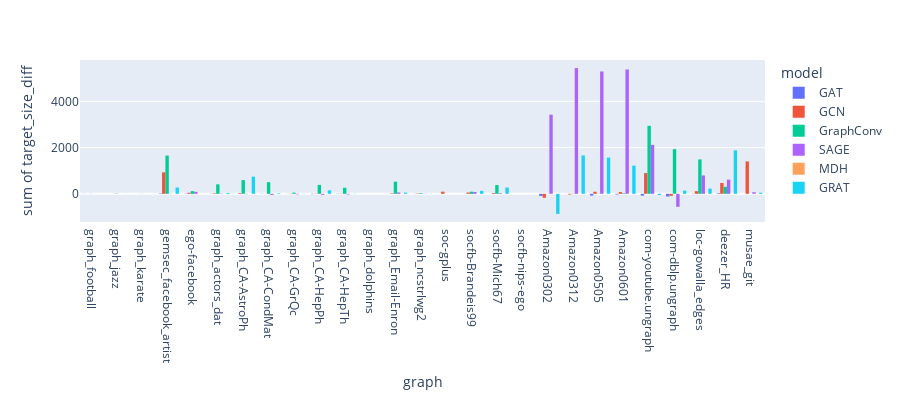

Here is the notebook cell this chart was saved with:
### Code cell
fig = px.histogram(Full, x="graph", y="target_size_diff",
             color='model', barmode='group',
             height=400)
fig.show()

### Figure 1 — Plotly figure (JSON) as saved in the notebook; plotly's stock layout.template omitted (floating-point values rounded to 4 significant figures)
{"data": [{"alignmentgroup": "True", "bingroup": "x", "histfunc": "sum", "hovertemplate": "model=GAT<br>graph=%{x}<br>sum of target_size_diff=%{y}<extra></extra>", "legendgroup": "GAT", "marker": {"color": "#636efa"}, "name": "GAT", "offsetgroup": "GAT", "orientation": "v", "showlegend": true, "type": "histogram", "x": ["graph_football", "graph_jazz", "graph_karate", "gemsec_facebook_artist", "ego-facebook", "graph_actors_dat", "graph_CA-AstroPh", "graph_CA-CondMat", "graph_CA-GrQc", "graph_CA-HepPh", "graph_CA-HepTh", "graph_dolphins", "graph_Email-Enron", "graph_ncstrlwg2", "soc-gplus", "socfb-Brandeis99", "socfb-Mich67", "socfb-nips-ego", "Amazon0302", "Amazon0312", "Amazon0505", "Amazon0601", "com-youtube.ungraph", "com-dblp.ungraph", "loc-gowalla_edges", "deezer_HR", "musae_git"], "xaxis": "x", "y": [5, 0, 0, 18, 8, 7, 1, -8, -5, -15, -8, 0, -1, 6, 0, -3, 1, 0, -90, -3, -75, -30, -77, -115, -11, 26, 1], "yaxis": "y"}, {"alignmentgroup": "True", "bingroup": "x", "histfunc": "sum", "hovertemplate": "model=GCN<br>graph=%{x}<br>sum of target_size_diff=%{y}<extra></extra>", "legendgroup": "GCN", "marker": {"color": "#EF553B"}, "name": "GCN", "offsetgroup": "GCN", "orientation": "v", "showlegend": true, "type": "histogram", "x": ["graph_football", "graph_jazz", "graph_karate", "gemsec_facebook_artist", "ego-facebook", "graph_actors_dat", "graph_CA-AstroPh", "graph_CA-CondMat", "graph_CA-GrQc", "graph_CA-HepPh", "graph_CA-HepTh", "graph_dolphins", "graph_Email-Enron", "graph_ncstrlwg2", "soc-gplus", "socfb-Brandeis99", "socfb-Mich67", "socfb-nips-ego", "Amazon0302", "Amazon0312", "Amazon0505", "Amazon0601", "com-youtube.ungraph", "com-dblp.ungraph", "loc-gowalla_edges", "deezer_HR", "musae_git"], "xaxis": "x", "y": [-1, 2, 2, 928, 47, 23, 28, -4, -11, -8, 9, 1, 21, 15, 93, 57, 36, 0, -171, -31, 89, 74, 897, -89, 114, 470, 1403], "yaxis": "y"}, {"alignmentgroup": "True", "bingroup": "x", "histfunc": "sum", "hovertemplate": "model=GraphConv<br>graph=%{x}<br>sum of target_size_diff=%{y}<extra></extra>", "legendgroup": "GraphConv", "marker": {"color": "#00cc96"}, "name": "GraphConv", "offsetgroup": "GraphConv", "orientation": "v", "showlegend": true, "type": "histogram", "x": ["graph_football", "graph_jazz", "graph_karate", "gemsec_facebook_artist", "ego-facebook", "graph_actors_dat", "graph_CA-AstroPh", "graph_CA-CondMat", "graph_CA-GrQc", "graph_CA-HepPh", "graph_CA-HepTh", "graph_dolphins", "graph_Email-Enron", "graph_ncstrlwg2", "soc-gplus", "socfb-Brandeis99", "socfb-Mich67", "socfb-nips-ego", "Amazon0302", "Amazon0312", "Amazon0505", "Amazon0601", "com-youtube.ungraph", "com-dblp.ungraph", "loc-gowalla_edges", "deezer_HR", "musae_git"], "xaxis": "x", "y": [6, 13, 5, 1654, 116, 410, 594, 503, 51, 386, 262, 0, 526, 29, 0, 93, 379, 0, 4, 10, 10, 25, 2943, 1932, 1490, 303, 0], "yaxis": "y"}, {"alignmentgroup": "True", "bingroup": "x", "histfunc": "sum", "hovertemplate": "model=SAGE<br>graph=%{x}<br>sum of target_size_diff=%{y}<extra></extra>", "legendgroup": "SAGE", "marker": {"color": "#ab63fa"}, "name": "SAGE", "offsetgroup": "SAGE", "orientation": "v", "showlegend": true, "type": "histogram", "x": ["graph_football", "graph_jazz", "graph_karate", "gemsec_facebook_artist", "ego-facebook", "graph_actors_dat", "graph_CA-AstroPh", "graph_CA-CondMat", "graph_CA-GrQc", "graph_CA-HepPh", "graph_CA-HepTh", "graph_dolphins", "graph_Email-Enron", "graph_ncstrlwg2", "soc-gplus", "socfb-Brandeis99", "socfb-Mich67", "socfb-nips-ego", "Amazon0302", "Amazon0312", "Amazon0505", "Amazon0601", "com-youtube.ungraph", "com-dblp.ungraph", "loc-gowalla_edges", "deezer_HR", "musae_git"], "xaxis": "x", "y": [0, 0, 0, -10, 84, 15, -13, -49, -22, -43, -28, 0, 58, -9, 0, 78, 29, 0, 3426, 5443, 5297, 5384, 2117, -564, 795, 612, 69], "yaxis": "y"}, {"alignmentgroup": "True", "bingroup": "x", "histfunc": "sum", "hovertemplate": "model=MDH<br>graph=%{x}<br>sum of target_size_diff=%{y}<extra></extra>", "legendgroup": "MDH", "marker": {"color": "#FFA15A"}, "name": "MDH", "offsetgroup": "MDH", "orientation": "v", "showlegend": true, "type": "histogram", "x": ["graph_football", "graph_jazz", "graph_karate", "gemsec_facebook_artist", "ego-facebook", "graph_actors_dat", "graph_CA-AstroPh", "graph_CA-CondMat", "graph_CA-GrQc", "graph_CA-HepPh", "graph_CA-HepTh", "graph_dolphins", "graph_Email-Enron", "graph_ncstrlwg2", "soc-gplus", "socfb-Brandeis99", "socfb-Mich67", "socfb-nips-ego", "Amazon0302", "Amazon0312", "Amazon0505", "Amazon0601", "com-youtube.ungraph", "com-dblp.ungraph", "loc-gowalla_edges", "deezer_HR", "musae_git"], "xaxis": "x", "y": [0, 0, 0, 0, 0, 0, 0, 0, 0, 0, 0, 0, 0, 0, 0, 0, 0, 0, 0, 0, 0, 0, 0, 0, 0, 0, 0], "yaxis": "y"}, {"alignmentgroup": "True", "bingroup": "x", "histfunc": "sum", "hovertemplate": "model=GRAT<br>graph=%{x}<br>sum of target_size_diff=%{y}<extra></extra>", "legendgroup": "GRAT", "marker": {"color": "#19d3f3"}, "name": "GRAT", "offsetgroup": "GRAT", "orientation": "v", "showlegend": true, "type": "histogram", "x": ["graph_football", "graph_jazz", "graph_karate", "gemsec_facebook_artist", "ego-facebook", "graph_actors_dat", "graph_CA-AstroPh", "graph_CA-CondMat", "graph_CA-GrQc", "graph_CA-HepPh", "graph_CA-HepTh", "graph_dolphins", "graph_Email-Enron", "graph_ncstrlwg2", "soc-gplus", "socfb-Brandeis99", "socfb-Mich67", "socfb-nips-ego", "Amazon0302", "Amazon0312", "Amazon0505", "Amazon0601", "com-youtube.ungraph", "com-dblp.ungraph", "loc-gowalla_edges", "deezer_HR", "musae_git"], "xaxis": "x", "y": [0, 3, 0, 273, 2, 38, 742, 24, 6, 150, -10, 0, 56, 7, 0, 128, 270, 0, -870, 1660, 1569, 1219, -53, 135, 224, 1883, 51], "yaxis": "y"}], "layout": {"barmode": "group", "height": 400, "legend": {"title": {"text": "model"}, "tracegroupgap": 0}, "margin": {"t": 60}, "xaxis": {"anchor": "y", "domain": [0, 1], "title": {"text": "graph"}}, "yaxis": {"anchor": "x", "domain": [0, 1], "title": {"text": "sum of target_size_diff"}}}}
